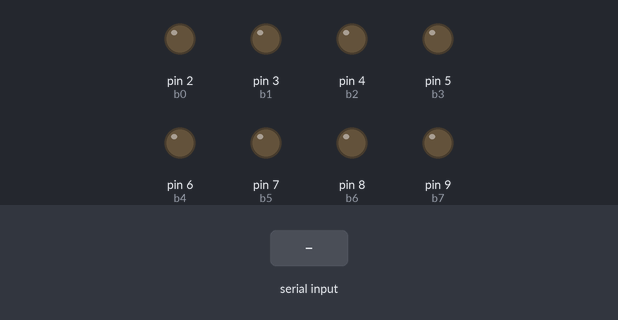
A sketch run on a simulated Arduino Uno, built with avr-gcc and run on an emulated ATmega328P. Shown: output pins drawn as LEDs (lit = HIGH). Inputs (shaded band) come from the test bench.

Above: at 1.2 s.
1.3 s: "90,45\n" received over Serial
At 1.9 s:
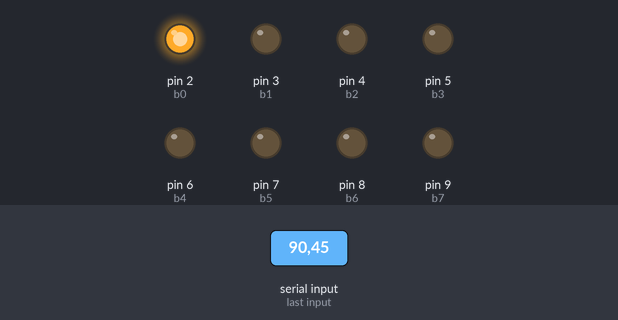
Timing chart, 0 to 4.3 s (numbered marks = the images above; inputs shaded):
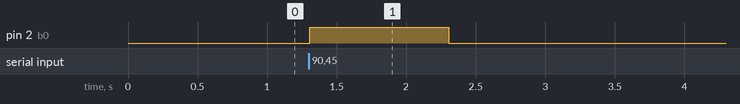

The sketch:

dgonz162_lab2_part1.ino
```cpp
// C++ code
/*        Your Name & E-mail: David Gonzalez, dgonz162@ucr.edu

*          Lab Section: 021

*         Assignment: Lab 2  Exercise 2


*         Exercise Description: [optional - include for your own benefit]

*         I acknowledge all content contained herein, excluding template or example code, is my own original work.

*         Demo Link:

*/
enum a0_states { a0_SMStart, OFF, ON} a0_state;

const int b0 = 2;
const int b1 = 3;
const int b2 = 4;
const int b3 = 5;
const int b4 = 6;
const int b5 = 7;
const int b6 = 8;
const int b7 = 9;
int a = 0x00;
int a0, a1, a2, a3, a4, a5, a6, a7;
void setup()
{
  pinMode(b0, OUTPUT);
  pinMode(b1, OUTPUT);
  pinMode(b2, OUTPUT);
  pinMode(b3, OUTPUT);
  pinMode(b4, OUTPUT);
  pinMode(b5, OUTPUT);
  pinMode(b6, OUTPUT);
  pinMode(b7, OUTPUT);
  Serial.begin(9600);
}

void readData()
{
  if(Serial.available()){
    a = Serial.parseInt();
  }
  a7 = a >> 7;
  a6 = (a >> 6) & 0x01;
  a5 = (a >> 5) & 0x01;
  a4 = (a >> 4) & 0x01;
  a3 = (a >> 3) & 0x01;
  a2 = (a >> 2) & 0x01;
  a1 = (a >> 1) & 0x01;
  a0 = (a >> 0) & 0x01;
}

void resetB()
{
  digitalWrite(b7,LOW);
  digitalWrite(b6,LOW);
  digitalWrite(b5,LOW);
  digitalWrite(b4,LOW);
  digitalWrite(b3,LOW);
  digitalWrite(b2,LOW);
  digitalWrite(b1,LOW);
  digitalWrite(b0,LOW);
}

void writeToB(unsigned char temp)
{
  if ((temp>>7) & 0x01){digitalWrite(b7,HIGH);}
  if ((temp>>6) & 0x01){digitalWrite(b6,HIGH);}
  if ((temp>>5) & 0x01){digitalWrite(b5,HIGH);}
  if ((temp>>4) & 0x01){digitalWrite(b4,HIGH);}
  if ((temp>>3) & 0x01){digitalWrite(b3,HIGH);}
  if ((temp>>2) & 0x01){digitalWrite(b2,HIGH);}
  if ((temp>>1) & 0x01){digitalWrite(b1,HIGH);}
  if (temp & 0x01){digitalWrite(b0,HIGH);}
}

void TickFct_a0()
{
  switch(a0_state) {   // Transitions
     case a0_SMStart:  // Initial transition
        a0_state = OFF;
        break;

     case OFF:
        readData();
        if(!a0){
            a0_state = OFF;
        }
        else if(a0){
            a0_state = ON;
        }
        break;

     case ON:
      readData();
        if (!a0) {
           a0_state = OFF;
        }
        else if (a0) {
           a0_state = ON;
        }
        break;

     default:
        a0_state = a0_SMStart;
        break;
  } // Transitions

  switch(a0_state) {   // State actions
     case OFF:
      digitalWrite(b0,LOW);
        break;
     case ON:
        digitalWrite(b0,HIGH);
     default:
        break;
   } // State actions
}


void loop()
{
   resetB();
   a0_state = a0_SMStart;
   while(1) {
      TickFct_a0();
   }
}
```

Measured:
- after the input at 1.3 s, pin 2 (b0): LOW → HIGH at once, → LOW 1.0 s later
